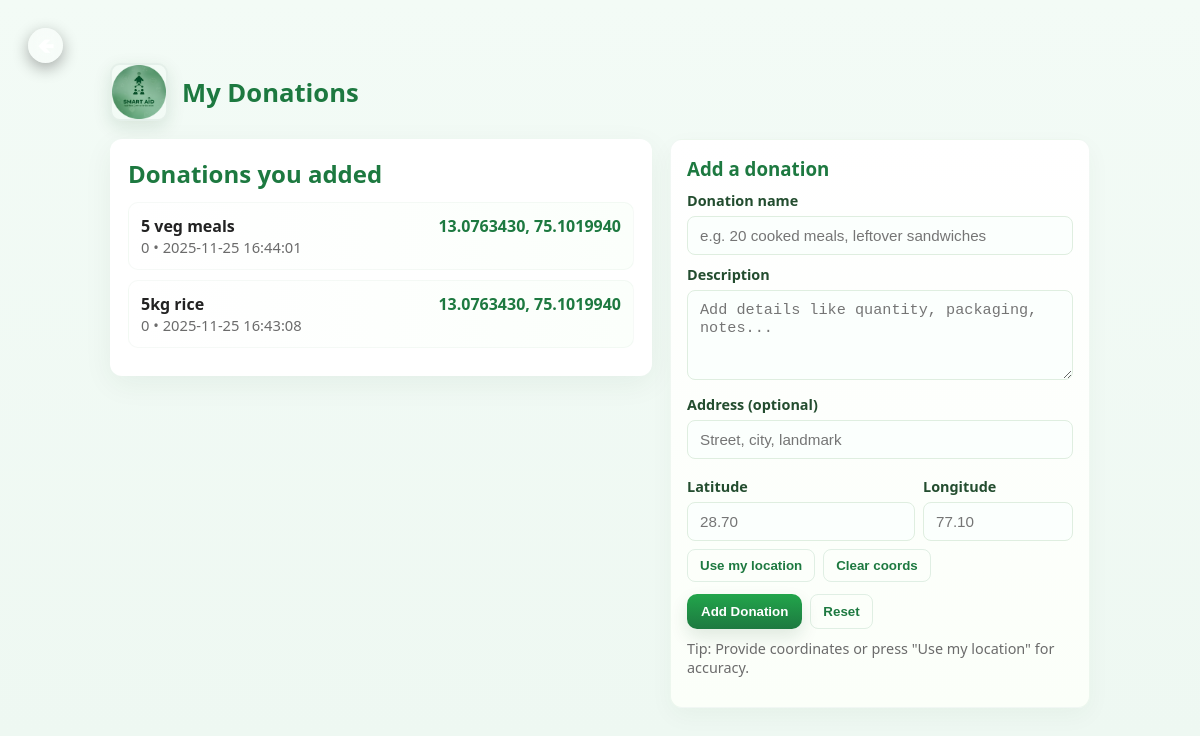
The app's page /my_donation.php (signed in) with its own data.
### tables this page shows
CREATE TABLE `donations` (
  `id` int(11) NOT NULL,
  `donor_id` int(11) DEFAULT NULL,
  `donor_email` varchar(255) DEFAULT NULL,
  `name` varchar(200) NOT NULL,
  `description` text DEFAULT NULL,
  `address` varchar(255) DEFAULT NULL,
  `lat` decimal(10,7) NOT NULL,
  `lng` decimal(10,7) NOT NULL,
  `available_until` datetime DEFAULT NULL,
  `created_at` timestamp NOT NULL DEFAULT current_timestamp()
);

### my_donation.php (the view, shortened to what this page needs)
<?php
if (!isset($conn) || !($conn instanceof mysqli)) {
    $db_host = $servername ?? $DB_HOST ?? 'localhost';
    $db_user = $username ?? $DB_USER ?? 'root';
    $db_pass = $password ?? $DB_PASS ?? '';
    $db_name = $dbname ?? $DB_NAME ?? 'smartaid_db';
    $db_port = $db_port ?? $port ?? 3307;
    $conn = new mysqli($db_host, $db_user, $db_pass, $db_name, $db_port);
}
$is_logged_in = isset($_SESSION['user_id']);
$donor_id = $is_logged_in ? (int)$_SESSION['user_id'] : null;
$myDonations = [];
if ($is_logged_in) {
    $sql = "SELECT id, name, description, address, lat, lng, available_until, created_at
            FROM donations
            WHERE donor_id = ?
            ORDER BY created_at DESC
            LIMIT 200";
    $stmt = $conn->prepare($sql);
    if ($stmt) {
        $stmt->bind_param("i", $donor_id);
        if ($stmt->execute()) {
            $res = $stmt->get_result();
            while ($row = $res->fetch_assoc()) {
                $myDonations[] = $row;
            }
        }
    }
} else {
}
?>
<!doctype html>
<html lang="en">
<head>
</head>
<body>
  <div onclick="window.location.href='donor_homepage.php'"
           style="
              cursor:pointer;
              display:flex;
              align-items:center;
              justify-content:center;
              width:35px;
              height:35px;
              border-radius:50%;
              background:rgba(255,255,255,0.34);
              backdrop-filter:blur(8px);
              box-shadow:0 5px 16px rgba(0,0,0,0.32);
           ">
        <span style="
              font-size:20px;
              font-weight:900;
              color:white;
              line-height:1;
              margin-left:-4px;
              letter-spacing:-4px;
           ">
        </span>
      </div>
  <div class="container">
    <header>
      <img src="images/circle-logo.png" alt="Smart Aid">
      <h1>My Donations</h1>
    </header>
    <div class="grid">
      <div class="card">
        <h2>Donations you added</h2>
        <?php if (!$is_logged_in): ?>
          <div class="msg err">You are not logged in. Please <a href="donor_login.php">login</a> as a donor to add or view donations.</div>
        <?php else: ?>
          <?php if (empty($myDonations)): ?>
            <p class="small muted">You haven't added any donations yet. Use the form on the right to add one.</p>
          <?php else: ?>
            <?php foreach($myDonations as $d): ?>
              <div class="donation-row" title="<?php echo htmlspecialchars($d['description']); ?>">
                <div>
                  <div style="font-weight:700;"><?php echo htmlspecialchars($d['name']); ?></div>
                  <div class="donation-meta"><?php echo htmlspecialchars($d['address']); ?> • <?php echo htmlspecialchars($d['created_at']); ?></div>
                </div>
                <div style="text-align:right;">
                  <div style="font-weight:700; color:var(--green-600);"><?php echo htmlspecialchars($d['lat']); ?>, <?php echo htmlspecialchars($d['lng']); ?></div>
                </div>
              </div>
            <?php endforeach; ?>
          <?php endif; ?>
        <?php endif; ?>
      </div>
      <aside class="form">
        <h3>Add a donation</h3>
        <form method="post" action="" id="donationForm">
          <label for="name">Donation name</label>
          <input id="name" name="name" type="text" placeholder="e.g. 20 cooked meals, leftover sandwiches" required>
          <label for="description">Description</label>
          <textarea id="description" name="description" placeholder="Add details like quantity, packaging, notes..."></textarea>
          <label for="address">Address (optional)</label>
          <input id="address" name="address" type="text" placeholder="Street, city, landmark">
          <div style="display:flex;gap:8px;margin-top:8px;">
            <div style="flex:1;">
              <label for="lat">Latitude</label>
              <input id="lat" name="lat" type="text" placeholder="28.70">
            </div>
            <div style="width:150px;">
              <label for="lng">Longitude</label>
              <input id="lng" name="lng" type="text" placeholder="77.10">
            </div>
          </div>
          <div style="display:flex;gap:8px;margin-top:8px;align-items:center;">
            <button type="button" class="btn-ghost" id="useLocBtn">Use my location</button>
            <button type="button" class="btn-ghost" id="clearLocBtn">Clear coords</button>
          </div>
          <div style="margin-top:12px; display:flex; gap:8px;">
            <button type="submit" class="btn">Add Donation</button>
            <button type="reset" class="btn-ghost">Reset</button>
          </div>
          <p class="small muted" style="margin-top:10px;">Tip: Provide coordinates or press "Use my location" for accuracy.</p>
        </form>
      </aside>
    </div>
  </div>
</body>
</html>

### my_donation.php (style rules this page uses)
:root { --green-600:#1d7940; --green-500:#22a54b; --green-100:#eaf6ec; --bg:#f3fbf6; --card:#ffffff; --muted:#6b6b6b; --radius:12px; }
* { box-sizing:border-box }
body { margin:0; font-family:system-ui,-apple-system,Segoe UI,Roboto,"Poppins",Arial; background: linear-gradient(180deg, var(--bg), #eef8f2); color:#222; padding:28px; }
.container { max-width:980px; margin:0 auto; }
header { display:flex; align-items:center; gap:14px; margin-bottom:18px; }
header img { width:58px; height:58px; border-radius:10px; object-fit:cover; box-shadow:0 6px 18px rgba(13,74,34,0.12); border:2px solid rgba(13,74,34,0.06); }
header h1 { font-size:1.6rem; color:var(--green-600); margin:0; }
.grid { display:grid; grid-template-columns: 1fr 420px; gap:18px; align-items:start; }
.card { background:var(--card); border-radius:var(--radius); padding:18px; box-shadow: 0 8px 30px rgba(15,64,28,0.06); }
.card h2 { margin:0 0 12px 0; color:var(--green-600); }
.donation-row { display:flex; justify-content:space-between; gap:12px; padding:12px; border-radius:10px; background:linear-gradient(90deg, #fff, #fbfffb); margin-bottom:10px; border:1px solid rgba(30,110,60,0.04); }
.donation-meta { color:var(--muted); font-size:0.92rem; }
.form { background: linear-gradient(180deg, #ffffff, #fbfff9); border-radius:12px; padding:16px; border: 1px solid rgba(29,121,64,0.06); box-shadow: 0 8px 24px rgba(14,70,35,0.04); }
.form h3 { margin:0 0 10px 0; color:var(--green-600); }
label { display:block; margin-top:10px; font-weight:600; font-size:0.9rem; color:#234d2f; }
input[type="text"], input[type="datetime-local"], textarea { width:100%; padding:10px 12px; border-radius:8px; border:1px solid #dfeee0; background: #fbfffdf0; margin-top:6px; font-size:0.95rem; }
textarea { min-height:90px; resize:vertical; }
.btn { display:inline-block; padding:10px 14px; border-radius:10px; border:none; cursor:pointer; font-weight:700; color:#fff; background: linear-gradient(180deg, var(--green-500), var(--green-600)); box-shadow: 0 8px 18px rgba(13,74,34,0.12); transition: transform .12s ease, box-shadow .12s ease; }
.btn-ghost { background:transparent; color:var(--green-600); border:1px solid rgba(29,121,64,0.12); font-weight:700; box-shadow:none; padding:8px 12px; border-radius:8px; }
.small { font-size:0.9rem; color:var(--muted); margin-top:6px; }
.muted { color:var(--muted); }

### records on screen
donations: name "5 veg meals", address "0", created_at "2025-11-25 16:44:01", lat "13.0763430", lng "75.1019940"
donations: name "5kg rice", address "0", created_at "2025-11-25 16:43:08", lat "13.0763430", lng "75.1019940"
